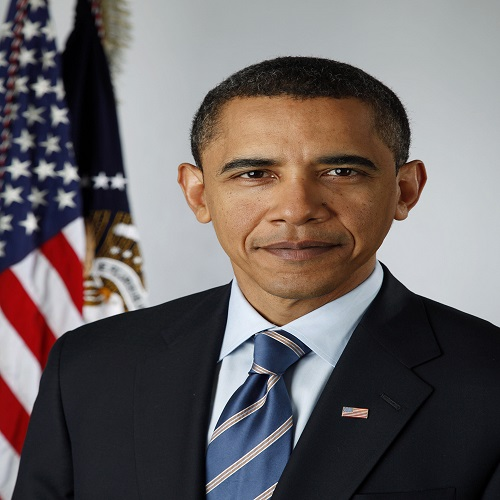
#> input picture BarackObama.jpg, 500 x 500 px
$ python testing.py   (Python 2 division)
#> lines starting #> are read from the running program, lines starting #| are printed output that depends on the picture; after the words box and inside, x2 and y2 are one past the last pixel; in counts of white or black regions, pixels touching at a corner belong together
### imageFunctions.py
from PIL import Image

def imageThreshold(imageName,T):
    im1 = Image.open(imageName).convert("L")
    (l,h) = im1.size
    out = Image.new(im1.mode,(l,h))
    for j in range (0,h):
        for i in range (0,l):
            if im1.getpixel((j,i)) >= T:
                out.putpixel((j, i), im1.getpixel((j,i)))
            else:
                out.putpixel((j,i), 0)
    return out

def dilation(imageName,b):
    im1 = imageThreshold(imageName,200)
    n = (2**8)-1 # arrumar isso aqui
    a = set()
    c = set()
    (l,h) = im1.size
    for i in range (0,l):
        for j in range (0,h):
            if(im1.getpixel((i,j))>=200):
                a.add((i,j))
    for i in a:
        for j in b:
            c.add((i[0]+j[0],i[1]+j[1]))

    out = Image.new(im1.mode,(l,h))
    for i in range (0,l):
        for j in range(0,h):
            if (i,j) in c:
                out.putpixel((i,j),n)
            else:
                out.putpixel((i,j),0)
    return out

def erosion(imageName,b):
    im1 = imageThreshold(imageName,200)
    n = (2**8)-1 # arrumar isso aqui
    common = set()
    flag = 0
    a = set()
    c = set()
    (l,h) = im1.size
    for i in range (0,l):
        for j in range (0,h):
            if(im1.getpixel((i,j))>=200):
                a.add((i,j))
    for j in b:
        for i in a:
            c.add((i[0]-j[0],i[1]-j[1]))
        if flag == 0:
            common = c.copy()
            flag = 1
        else:
            common = common.intersection(c)
        c.clear()

    out = Image.new(im1.mode,(l,h))
    for i in range (0,l):
        for j in range (0,h):
            if (i,j) in common:
                out.putpixel((i,j),n)
            else:
                out.putpixel((i,j),0)
    return out

### testing.py
from PIL import Image
from imageFunctions import *

b = set()
neighbor = 3
for s in range (-(neighbor/2),((neighbor/2)+1)):
    for t in range (-2,3):
        b.add((s,t))

im1 = dilation('BarackObama.jpg',b)
#> in imageThreshold, `im1 = Image.open(imageName).convert("L")`:
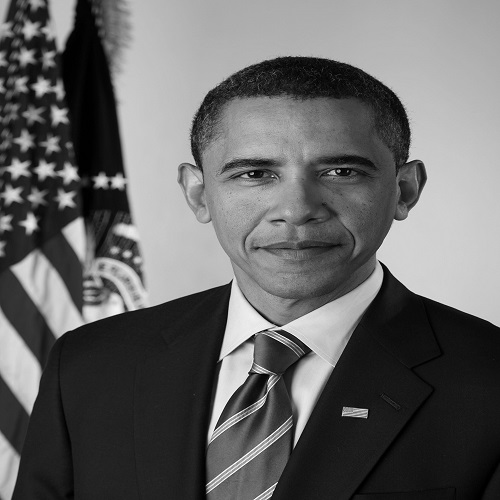
#> im1: PIL image 500x500 L; min 0, max 255, mean 101.8
#> in imageThreshold, `out = Image.new(im1.mode,(l,h))`: out: PIL image 500x500 L; every value is 0
#> after the loop in imageThreshold, `for j in range (0,h):`:
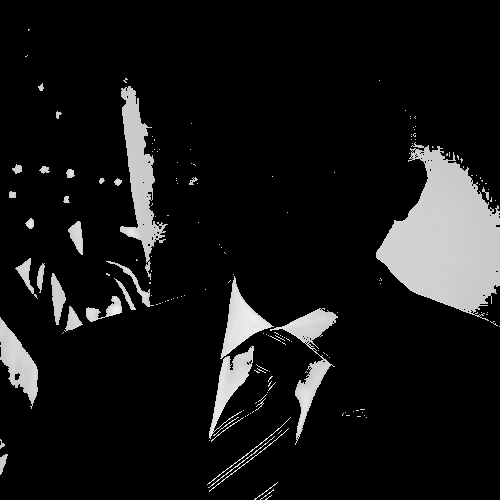
#> out: PIL image 500x500 L; min 0, max 255, mean 22.1
#> after the loop in dilation, `for i in range (0,l):`:
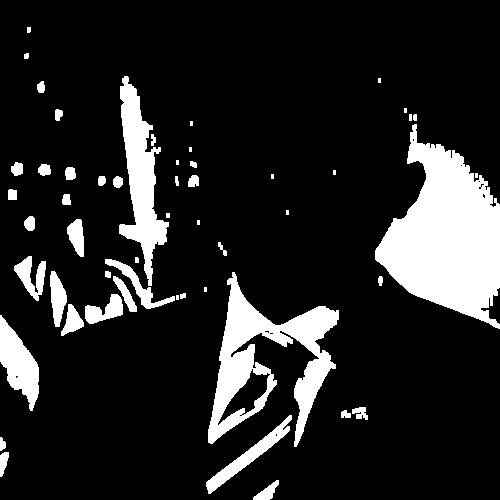
#> out: PIL image 500x500 L; 14.5% white; 53 white regions (12 under 20 px), largest, box (x1, y1, x2, y2) and area: (375, 124, 500, 329) 14514, (208, 272, 339, 447) 8008, (119, 76, 169, 286) 4483
im1.save("Dilation","JPEG")

im2 = imageThreshold('BarackObama.jpg',200)
im2.save("binary","JPEG")

im3 = erosion('BarackObama.jpg',b)
#> after the loop in erosion, `for i in range (0,l):`:
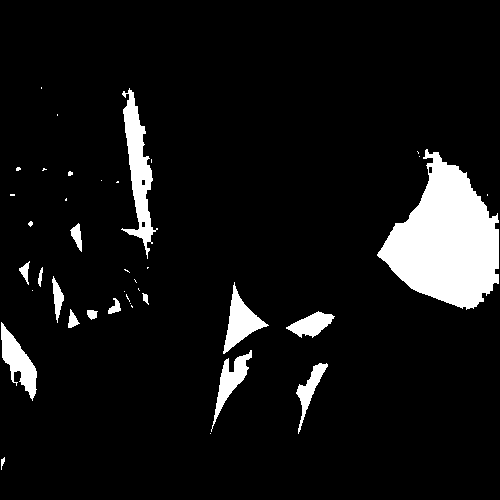
#> out: PIL image 500x500 L; 7.9% white; 40 white regions (22 under 20 px), largest, box (x1, y1, x2, y2) and area: (377, 149, 499, 310) 11447, (121, 88, 158, 259) 2375, (1, 322, 37, 401) 1221
im3.save("Erosion","JPEG")
